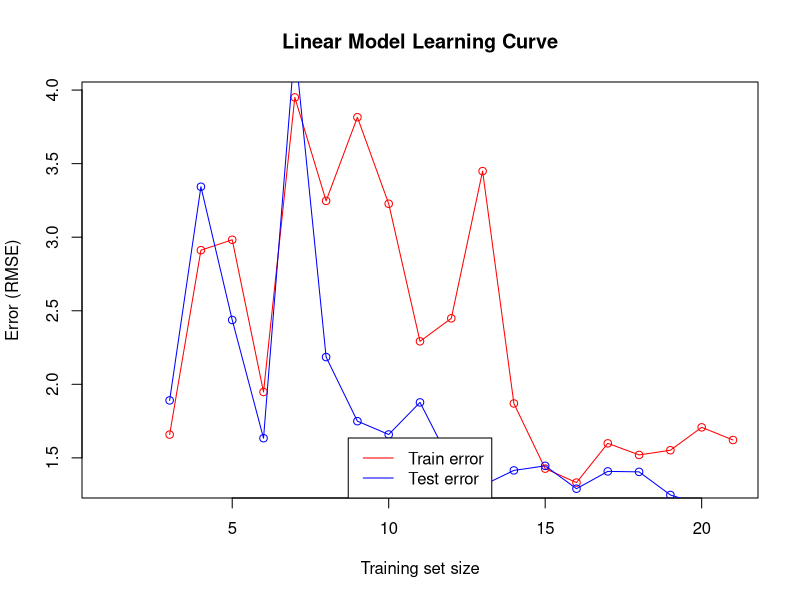

Source code (R):
#url : https://stackoverflow.com/questions/20370827/plot-learning-curves-with-caret-package-and-r/40885119#40885119

# set seed for reproducibility
set.seed(7)

# randomize mtcars
mtcars <- mtcars[sample(nrow(mtcars)),]

# split iris data into training and test sets
library(caret)
mtcarsIndex <- createDataPartition(mtcars$mpg, p = .625, list = F)
mtcarsTrain <- mtcars[mtcarsIndex,]
mtcarsTest <- mtcars[-mtcarsIndex,]

# create empty data frame 
learnCurve <- data.frame(m = integer(21),
                         trainRMSE = integer(21),
                         cvRMSE = integer(21))

# test data response feature
testY <- mtcarsTest$mpg

# Run algorithms using 10-fold cross validation with 3 repeats
trainControl <- trainControl(method="repeatedcv", number=10, repeats=3)
metric <- "RMSE"

# loop over training examples
for (i in 3:21) {
  learnCurve$m[i] <- i
  
  # train learning algorithm with size i
  fit.lm <- train(mpg~., data=mtcarsTrain[1:i,], method="lm", metric=metric,
                  preProc=c("center", "scale"), trControl=trainControl)        
  learnCurve$trainRMSE[i] <- fit.lm$results$RMSE
  
  # use trained parameters to predict on test data
  prediction <- predict(fit.lm, newdata = mtcarsTest[,-1])
  rmse <- postResample(prediction, testY)
  learnCurve$cvRMSE[i] <- rmse[1]
}

# plot learning curves of training set size vs. error measure
# for training set and test set
plot(log(learnCurve$trainRMSE),type = "o",col = "red", xlab = "Training set size",
     ylab = "Error (RMSE)", main = "Linear Model Learning Curve")
lines(log(learnCurve$cvRMSE), type = "o", col = "blue")
legend('bottom', c("Train error", "Test error"), lty = c(1,1), lwd = c(1, 1),
       col = c("red", "blue"))

head(learnCurve)
